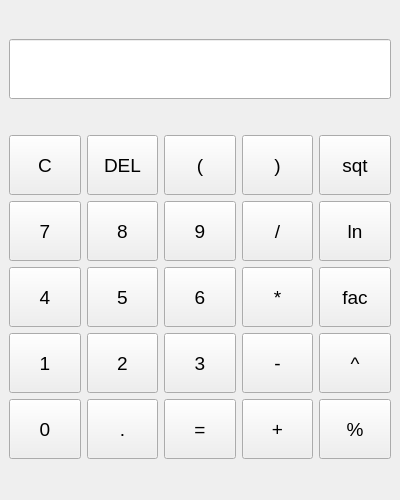
<?xml version="1.0" encoding="UTF-8"?>
<ui version="4.0">
 <class>MainWindow</class>
 <widget class="QMainWindow" name="MainWindow">
  <property name="geometry">
   <rect>
    <x>0</x>
    <y>0</y>
    <width>400</width>
    <height>500</height>
   </rect>
  </property>
  <property name="windowTitle">
   <string>IVS Calculator</string>
  </property>
  <widget class="QWidget" name="centralwidget">
   <layout class="QVBoxLayout" name="verticalLayout">
    <item>
     <widget class="QLineEdit" name="display">
      <property name="minimumSize">
       <size>
        <width>0</width>
        <height>60</height>
       </size>
      </property>
      <property name="font">
       <font>
        <family>Arial</family>
        <pointsize>20</pointsize>
       </font>
      </property>
      <property name="alignment">
       <set>Qt::AlignRight|Qt::AlignTrailing|Qt::AlignVCenter</set>
      </property>
      <property name="readOnly">
       <bool>true</bool>
      </property>
     </widget>
    </item>
    <item>
     <layout class="QGridLayout" name="gridLayout">
      <!-- Row 0 -->
      <item row="0" column="0">
       <widget class="QPushButton" name="btn_clear">
        <property name="minimumSize"><size><width>60</width><height>60</height></size></property>
        <property name="font"><font><family>Arial</family><pointsize>14</pointsize></font></property>
        <property name="text"><string>C</string></property>
       </widget>
      </item>
      <item row="0" column="1">
       <widget class="QPushButton" name="btn_del">
        <property name="minimumSize"><size><width>60</width><height>60</height></size></property>
        <property name="font"><font><family>Arial</family><pointsize>14</pointsize></font></property>
        <property name="text"><string>DEL</string></property>
       </widget>
      </item>
      <item row="0" column="2">
       <widget class="QPushButton" name="btn_lparen">
        <property name="minimumSize"><size><width>60</width><height>60</height></size></property>
        <property name="font"><font><family>Arial</family><pointsize>14</pointsize></font></property>
        <property name="text"><string>(</string></property>
       </widget>
      </item>
      <item row="0" column="3">
       <widget class="QPushButton" name="btn_rparen">
        <property name="minimumSize"><size><width>60</width><height>60</height></size></property>
        <property name="font"><font><family>Arial</family><pointsize>14</pointsize></font></property>
        <property name="text"><string>)</string></property>
       </widget>
      </item>
      <item row="0" column="4">
       <widget class="QPushButton" name="btn_sqt">
        <property name="minimumSize"><size><width>60</width><height>60</height></size></property>
        <property name="font"><font><family>Arial</family><pointsize>14</pointsize></font></property>
        <property name="text"><string>sqt</string></property>
       </widget>
      </item>
      <!-- Row 1 -->
      <item row="1" column="0">
       <widget class="QPushButton" name="btn_7">
        <property name="minimumSize"><size><width>60</width><height>60</height></size></property>
        <property name="font"><font><family>Arial</family><pointsize>14</pointsize></font></property>
        <property name="text"><string>7</string></property>
       </widget>
      </item>
      <item row="1" column="1">
       <widget class="QPushButton" name="btn_8">
        <property name="minimumSize"><size><width>60</width><height>60</height></size></property>
        <property name="font"><font><family>Arial</family><pointsize>14</pointsize></font></property>
        <property name="text"><string>8</string></property>
       </widget>
      </item>
      <item row="1" column="2">
       <widget class="QPushButton" name="btn_9">
        <property name="minimumSize"><size><width>60</width><height>60</height></size></property>
        <property name="font"><font><family>Arial</family><pointsize>14</pointsize></font></property>
        <property name="text"><string>9</string></property>
       </widget>
      </item>
      <item row="1" column="3">
       <widget class="QPushButton" name="btn_div">
        <property name="minimumSize"><size><width>60</width><height>60</height></size></property>
        <property name="font"><font><family>Arial</family><pointsize>14</pointsize></font></property>
        <property name="text"><string>/</string></property>
       </widget>
      </item>
      <item row="1" column="4">
       <widget class="QPushButton" name="btn_ln">
        <property name="minimumSize"><size><width>60</width><height>60</height></size></property>
        <property name="font"><font><family>Arial</family><pointsize>14</pointsize></font></property>
        <property name="text"><string>ln</string></property>
       </widget>
      </item>
      <!-- Row 2 -->
      <item row="2" column="0">
       <widget class="QPushButton" name="btn_4">
        <property name="minimumSize"><size><width>60</width><height>60</height></size></property>
        <property name="font"><font><family>Arial</family><pointsize>14</pointsize></font></property>
        <property name="text"><string>4</string></property>
       </widget>
      </item>
      <item row="2" column="1">
       <widget class="QPushButton" name="btn_5">
        <property name="minimumSize"><size><width>60</width><height>60</height></size></property>
        <property name="font"><font><family>Arial</family><pointsize>14</pointsize></font></property>
        <property name="text"><string>5</string></property>
       </widget>
      </item>
      <item row="2" column="2">
       <widget class="QPushButton" name="btn_6">
        <property name="minimumSize"><size><width>60</width><height>60</height></size></property>
        <property name="font"><font><family>Arial</family><pointsize>14</pointsize></font></property>
        <property name="text"><string>6</string></property>
       </widget>
      </item>
      <item row="2" column="3">
       <widget class="QPushButton" name="btn_mul">
        <property name="minimumSize"><size><width>60</width><height>60</height></size></property>
        <property name="font"><font><family>Arial</family><pointsize>14</pointsize></font></property>
        <property name="text"><string>*</string></property>
       </widget>
      </item>
      <item row="2" column="4">
       <widget class="QPushButton" name="btn_fac">
        <property name="minimumSize"><size><width>60</width><height>60</height></size></property>
        <property name="font"><font><family>Arial</family><pointsize>14</pointsize></font></property>
        <property name="text"><string>fac</string></property>
       </widget>
      </item>
      <!-- Row 3 -->
      <item row="3" column="0">
       <widget class="QPushButton" name="btn_1">
        <property name="minimumSize"><size><width>60</width><height>60</height></size></property>
        <property name="font"><font><family>Arial</family><pointsize>14</pointsize></font></property>
        <property name="text"><string>1</string></property>
       </widget>
      </item>
      <item row="3" column="1">
       <widget class="QPushButton" name="btn_2">
        <property name="minimumSize"><size><width>60</width><height>60</height></size></property>
        <property name="font"><font><family>Arial</family><pointsize>14</pointsize></font></property>
        <property name="text"><string>2</string></property>
       </widget>
      </item>
      <item row="3" column="2">
       <widget class="QPushButton" name="btn_3">
        <property name="minimumSize"><size><width>60</width><height>60</height></size></property>
        <property name="font"><font><family>Arial</family><pointsize>14</pointsize></font></property>
        <property name="text"><string>3</string></property>
       </widget>
      </item>
      <item row="3" column="3">
       <widget class="QPushButton" name="btn_sub">
        <property name="minimumSize"><size><width>60</width><height>60</height></size></property>
        <property name="font"><font><family>Arial</family><pointsize>14</pointsize></font></property>
        <property name="text"><string>-</string></property>
       </widget>
      </item>
      <item row="3" column="4">
       <widget class="QPushButton" name="btn_pow">
        <property name="minimumSize"><size><width>60</width><height>60</height></size></property>
        <property name="font"><font><family>Arial</family><pointsize>14</pointsize></font></property>
        <property name="text"><string>^</string></property>
       </widget>
      </item>
      <!-- Row 4 -->
      <item row="4" column="0">
       <widget class="QPushButton" name="btn_0">
        <property name="minimumSize"><size><width>60</width><height>60</height></size></property>
        <property name="font"><font><family>Arial</family><pointsize>14</pointsize></font></property>
        <property name="text"><string>0</string></property>
       </widget>
      </item>
      <item row="4" column="1">
       <widget class="QPushButton" name="btn_dot">
        <property name="minimumSize"><size><width>60</width><height>60</height></size></property>
        <property name="font"><font><family>Arial</family><pointsize>14</pointsize></font></property>
        <property name="text"><string>.</string></property>
       </widget>
      </item>
      <item row="4" column="2">
       <widget class="QPushButton" name="btn_eq">
        <property name="minimumSize"><size><width>60</width><height>60</height></size></property>
        <property name="font"><font><family>Arial</family><pointsize>14</pointsize></font></property>
        <property name="text"><string>=</string></property>
       </widget>
      </item>
      <item row="4" column="3">
       <widget class="QPushButton" name="btn_add">
        <property name="minimumSize"><size><width>60</width><height>60</height></size></property>
        <property name="font"><font><family>Arial</family><pointsize>14</pointsize></font></property>
        <property name="text"><string>+</string></property>
       </widget>
      </item>
      <item row="4" column="4">
       <widget class="QPushButton" name="btn_mod">
        <property name="minimumSize"><size><width>60</width><height>60</height></size></property>
        <property name="font"><font><family>Arial</family><pointsize>14</pointsize></font></property>
        <property name="text"><string>%</string></property>
       </widget>
      </item>
     </layout>
    </item>
   </layout>
  </widget>
 </widget>
 <resources/>
 <connections/>
</ui>
